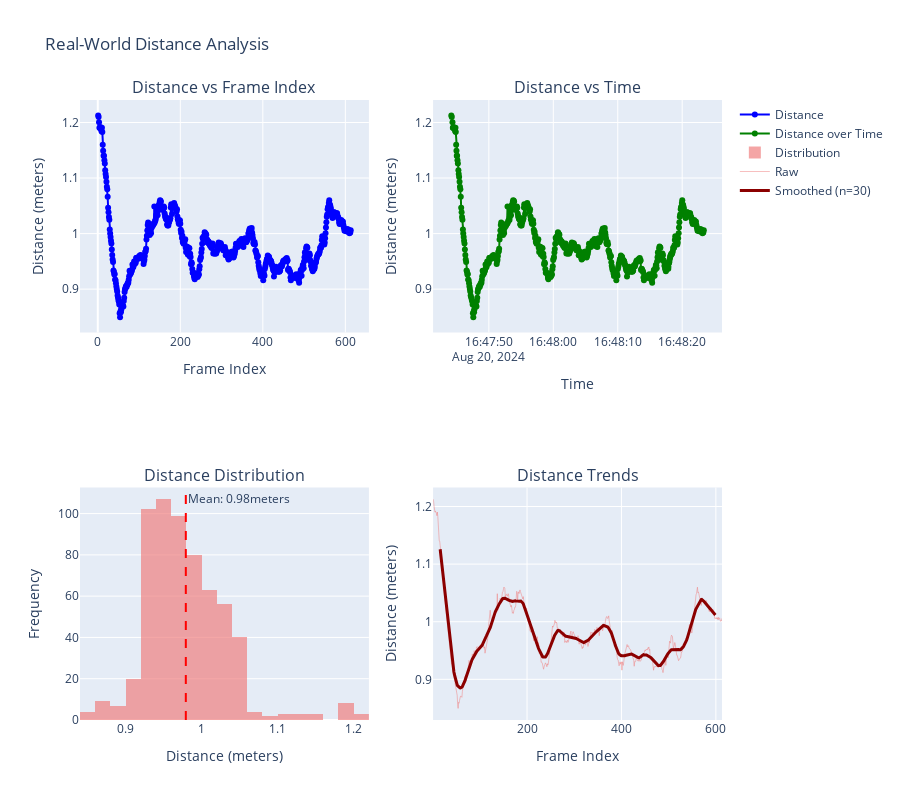

Source (notebook cell):
### Code cell
iau.VisualizationEngine.plot_distance_analysis(distance_results, "Real-World Distance Analysis")

### Figure 1 — Plotly figure (JSON) as saved in the notebook; plotly's stock layout.template omitted (floating-point values rounded to 4 significant figures; data arrays with more than 128 entries replaced by an {"elided": "..."} marker saying what was removed)
{"data": [{"line": {"color": "blue"}, "mode": "lines+markers", "name": "Distance", "type": "scatter", "x": {"elided": "613 int values"}, "xaxis": "x", "y": {"elided": "613 float values"}, "yaxis": "y"}, {"line": {"color": "green"}, "mode": "lines+markers", "name": "Distance over Time", "type": "scatter", "x": {"elided": "613 str values"}, "xaxis": "x2", "y": {"elided": "613 float values"}, "yaxis": "y2"}, {"marker": {"color": "lightcoral"}, "name": "Distribution", "nbinsx": 30, "opacity": 0.7, "type": "histogram", "x": {"elided": "613 float values"}, "xaxis": "x3", "yaxis": "y3"}, {"line": {"color": "lightcoral", "width": 1}, "mode": "lines", "name": "Raw", "opacity": 0.5, "type": "scatter", "x": {"elided": "613 int values"}, "xaxis": "x4", "y": {"elided": "613 float values"}, "yaxis": "y4"}, {"line": {"color": "darkred", "width": 3}, "mode": "lines", "name": "Smoothed (n=30)", "type": "scatter", "x": {"elided": "613 int values"}, "xaxis": "x4", "y": {"elided": "613 float values"}, "yaxis": "y4"}], "layout": {"annotations": [{"font": {"size": 16}, "showarrow": false, "text": "Distance vs Frame Index", "x": 0.225, "xanchor": "center", "xref": "paper", "y": 1, "yanchor": "bottom", "yref": "paper"}, {"font": {"size": 16}, "showarrow": false, "text": "Distance vs Time", "x": 0.775, "xanchor": "center", "xref": "paper", "y": 1, "yanchor": "bottom", "yref": "paper"}, {"font": {"size": 16}, "showarrow": false, "text": "Distance Distribution", "x": 0.225, "xanchor": "center", "xref": "paper", "y": 0.375, "yanchor": "bottom", "yref": "paper"}, {"font": {"size": 16}, "showarrow": false, "text": "Distance Trends", "x": 0.775, "xanchor": "center", "xref": "paper", "y": 0.375, "yanchor": "bottom", "yref": "paper"}, {"showarrow": false, "text": "Mean: 0.98meters", "x": 0.9792, "xanchor": "left", "xref": "x3", "y": 1, "yanchor": "top", "yref": "y3 domain"}], "height": 800, "shapes": [{"line": {"color": "red", "dash": "dash"}, "type": "line", "x0": 0.9792, "x1": 0.9792, "xref": "x3", "y0": 0, "y1": 1, "yref": "y3 domain"}], "showlegend": true, "title": {"text": "Real-World Distance Analysis"}, "xaxis": {"anchor": "y", "domain": [0, 0.45], "title": {"text": "Frame Index"}}, "xaxis2": {"anchor": "y2", "domain": [0.55, 1], "title": {"text": "Time"}}, "xaxis3": {"anchor": "y3", "domain": [0, 0.45], "title": {"text": "Distance (meters)"}}, "xaxis4": {"anchor": "y4", "domain": [0.55, 1], "title": {"text": "Frame Index"}}, "yaxis": {"anchor": "x", "domain": [0.625, 1], "title": {"text": "Distance (meters)"}}, "yaxis2": {"anchor": "x2", "domain": [0.625, 1], "title": {"text": "Distance (meters)"}}, "yaxis3": {"anchor": "x3", "domain": [0, 0.375], "title": {"text": "Frequency"}}, "yaxis4": {"anchor": "x4", "domain": [0, 0.375], "title": {"text": "Distance (meters)"}}}}
